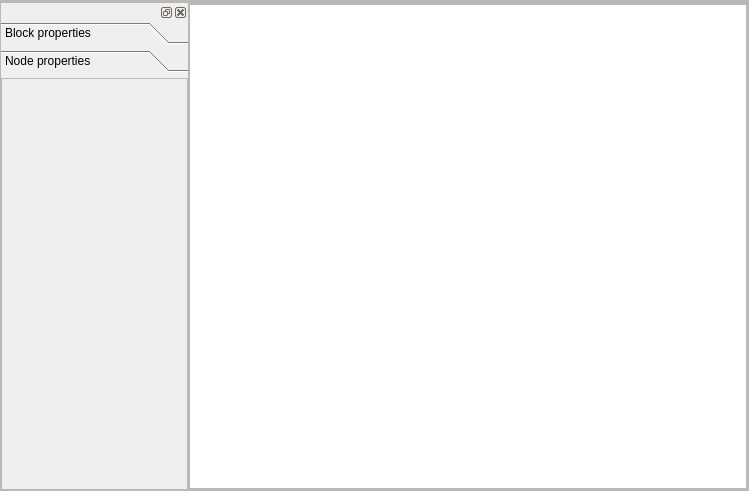
<?xml version="1.0" encoding="UTF-8"?>
<ui version="4.0">
 <class>MaterialEditorWindow</class>
 <widget class="QWidget" name="MaterialEditorWindow">
  <property name="geometry">
   <rect>
    <x>0</x>
    <y>0</y>
    <width>749</width>
    <height>491</height>
   </rect>
  </property>
  <property name="windowTitle">
   <string>Form</string>
  </property>
  <layout class="QVBoxLayout" name="verticalLayout_5">
   <property name="spacing">
    <number>0</number>
   </property>
   <property name="margin">
    <number>0</number>
   </property>
   <item>
    <widget class="QFrame" name="toolbarFrame">
     <property name="frameShape">
      <enum>QFrame::StyledPanel</enum>
     </property>
     <property name="frameShadow">
      <enum>QFrame::Raised</enum>
     </property>
     <layout class="QHBoxLayout" name="horizontalLayout">
      <property name="spacing">
       <number>0</number>
      </property>
      <property name="margin">
       <number>0</number>
      </property>
     </layout>
    </widget>
   </item>
   <item>
    <widget class="QFrame" name="mainFrame">
     <property name="frameShape">
      <enum>QFrame::StyledPanel</enum>
     </property>
     <property name="frameShadow">
      <enum>QFrame::Raised</enum>
     </property>
     <layout class="QHBoxLayout" name="horizontalLayout_4" stretch="1,3">
      <property name="spacing">
       <number>0</number>
      </property>
      <property name="margin">
       <number>0</number>
      </property>
      <item>
       <widget class="QDockWidget" name="dockWidget">
        <widget class="QWidget" name="dockWidgetContents">
         <layout class="QVBoxLayout" name="verticalLayout">
          <property name="spacing">
           <number>0</number>
          </property>
          <property name="margin">
           <number>0</number>
          </property>
          <item>
           <widget class="QToolBox" name="toolBox">
            <property name="currentIndex">
             <number>1</number>
            </property>
            <widget class="QWidget" name="blockPropertiesPage">
             <property name="geometry">
              <rect>
               <x>0</x>
               <y>0</y>
               <width>182</width>
               <height>387</height>
              </rect>
             </property>
             <attribute name="label">
              <string>Block properties</string>
             </attribute>
             <layout class="QVBoxLayout" name="verticalLayout_2">
              <property name="spacing">
               <number>0</number>
              </property>
              <property name="margin">
               <number>0</number>
              </property>
              <item>
               <widget class="QScrollArea" name="scrollableBlockPropertiesPanel">
                <property name="widgetResizable">
                 <bool>true</bool>
                </property>
                <widget class="QWidget" name="scrollableBlockPropertiesPanel_2">
                 <property name="geometry">
                  <rect>
                   <x>0</x>
                   <y>0</y>
                   <width>180</width>
                   <height>385</height>
                  </rect>
                 </property>
                </widget>
               </widget>
              </item>
             </layout>
            </widget>
            <widget class="QWidget" name="nodePropertiesPage">
             <property name="geometry">
              <rect>
               <x>0</x>
               <y>0</y>
               <width>187</width>
               <height>411</height>
              </rect>
             </property>
             <attribute name="label">
              <string>Node properties</string>
             </attribute>
             <layout class="QVBoxLayout" name="verticalLayout_3">
              <property name="spacing">
               <number>0</number>
              </property>
              <property name="margin">
               <number>0</number>
              </property>
              <item>
               <widget class="QScrollArea" name="scrollableNodePropertiesPanel">
                <property name="widgetResizable">
                 <bool>true</bool>
                </property>
                <widget class="QWidget" name="scrollableNodePropertiesPanel_2">
                 <property name="geometry">
                  <rect>
                   <x>0</x>
                   <y>0</y>
                   <width>185</width>
                   <height>409</height>
                  </rect>
                 </property>
                </widget>
               </widget>
              </item>
             </layout>
            </widget>
           </widget>
          </item>
         </layout>
        </widget>
       </widget>
      </item>
      <item>
       <widget class="QScrollArea" name="mainEditorPanel">
        <property name="widgetResizable">
         <bool>true</bool>
        </property>
        <widget class="QWidget" name="scrollAreaWidgetContents">
         <property name="geometry">
          <rect>
           <x>0</x>
           <y>0</y>
           <width>558</width>
           <height>485</height>
          </rect>
         </property>
         <layout class="QHBoxLayout" name="horizontalLayout_2">
          <property name="spacing">
           <number>0</number>
          </property>
          <property name="margin">
           <number>0</number>
          </property>
          <item>
           <widget class="QGraphicsView" name="graphWidget">
            <property name="contextMenuPolicy">
             <enum>Qt::CustomContextMenu</enum>
            </property>
           </widget>
          </item>
         </layout>
        </widget>
       </widget>
      </item>
     </layout>
    </widget>
   </item>
  </layout>
 </widget>
 <resources/>
 <connections/>
</ui>
